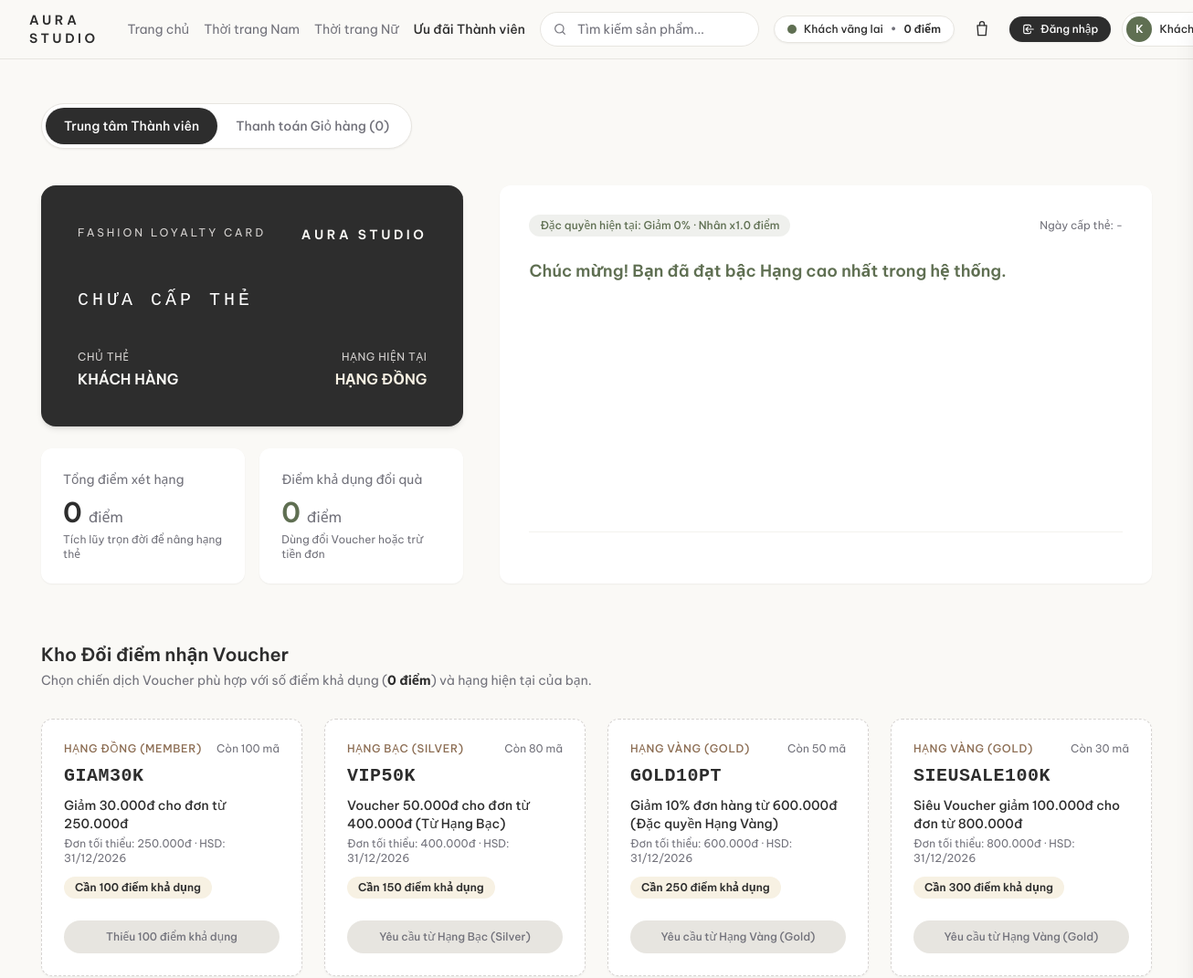
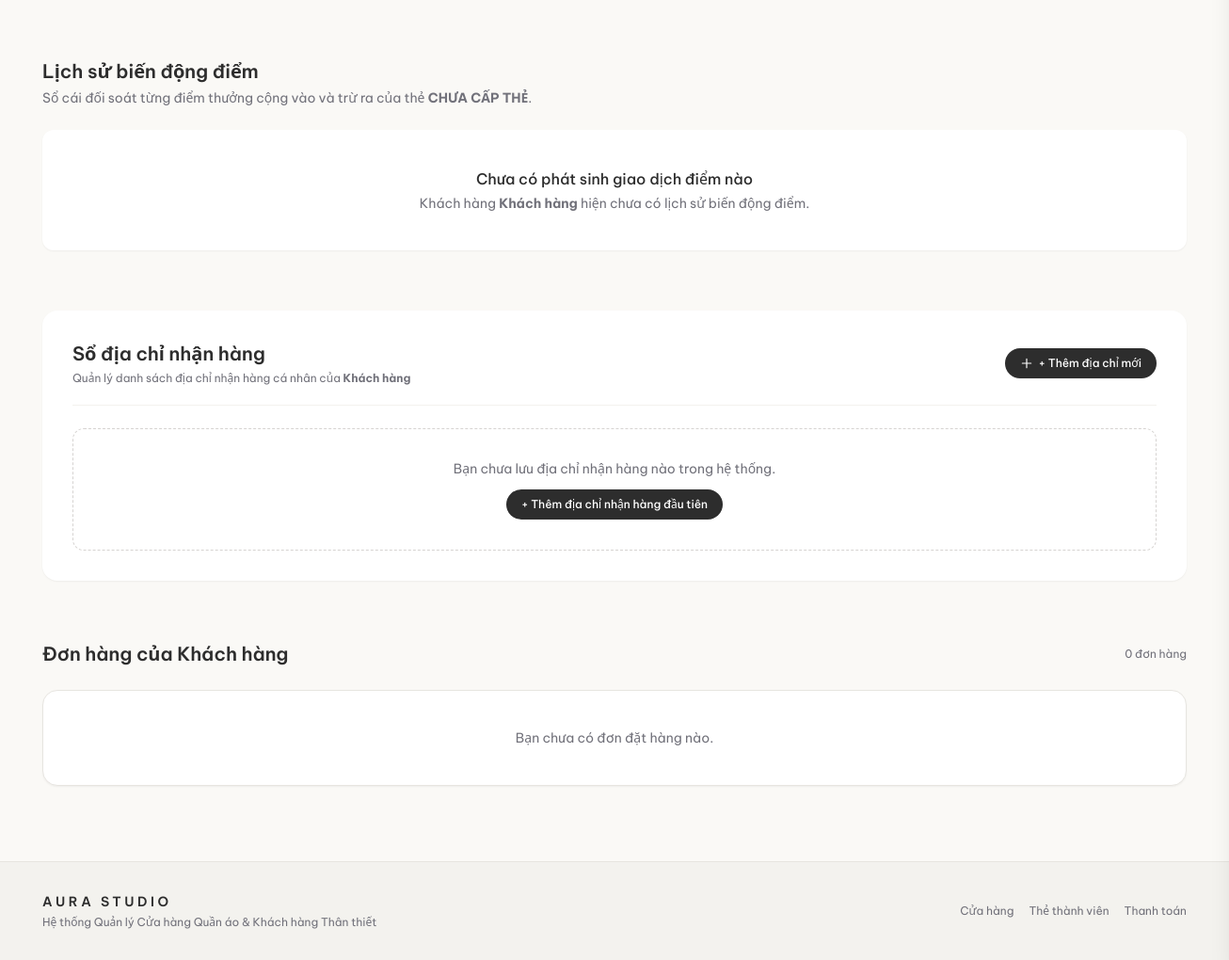
The app's page /index.php?page=loyalty with its own data (2 pictures, top to bottom).
### tables this page shows
CREATE TABLE pgg_phieu_giam_gia (
    ma_pgg INT AUTO_INCREMENT PRIMARY KEY,
    ma_code VARCHAR(30) NOT NULL UNIQUE,
    ten_pgg VARCHAR(150) NOT NULL,
    loai_giam ENUM('TIEN', 'PHAN_TRAM') NOT NULL DEFAULT 'TIEN',
    gia_tri_giam DECIMAL(12,2) NOT NULL,
    don_toi_thieu DECIMAL(12,2) NOT NULL DEFAULT 0,
    diem_can_doi INT NOT NULL DEFAULT 0,
    ma_hang_yeu_cau INT NOT NULL DEFAULT 1,
    so_luong INT NOT NULL DEFAULT 100,
    ngay_bd DATETIME NOT NULL,
    ngay_kt DATETIME NOT NULL,
    CONSTRAINT fk_pgg_hangtv FOREIGN KEY (ma_hang_yeu_cau) REFERENCES htv_hang_thanh_vien(ma_hang)
);

CREATE TABLE htv_hang_thanh_vien (
    ma_hang INT AUTO_INCREMENT PRIMARY KEY,
    ten_hang VARCHAR(50) NOT NULL,
    diem_toi_thieu INT NOT NULL DEFAULT 0,
    phan_tram_giam DECIMAL(5,2) NOT NULL DEFAULT 0.00,
    he_so_tich_diem DECIMAL(3,2) NOT NULL DEFAULT 1.00,
    mo_ta_uu_dai VARCHAR(255) DEFAULT NULL,
    mau_sac_the VARCHAR(20) DEFAULT '#CD7F32'
);

### store/pages/loyalty.php (the view, shortened to what the rows shown need)
<?php
$hoTen = $loyaltyProfile['ho_ten'] ?? 'Khách hàng';
$diemKhaDung = (int)($loyaltyProfile['diem_kha_dung'] ?? 0);
?>
<div id="loyaltyView" class="fade-up space-y-16">
  <section aria-labelledby="voucherTitle">
    <div class="flex flex-wrap items-end justify-between gap-4">
      <div>
        <h2 id="voucherTitle" class="text-xl font-semibold">Kho Đổi điểm nhận Voucher</h2>
      </div>
    </div>
    <div class="mt-8 grid gap-6 md:grid-cols-2 lg:grid-cols-4">
      <?php foreach ($voucherCatalog as $idx => $v): ?>
        <?php
          $owned = $v['owned_info'];
          $isOutOfStock = (int)$v['so_luong'] <= 0;
        ?>
        <article class="fade-up relative flex flex-col justify-between rounded-xl border border-dashed border-stone-300 bg-white p-6 shadow-sm <?= (!$v['is_tier_eligible'] || ($isOutOfStock && !$owned)) ? 'opacity-75' : '' ?>"
          style="--stagger: <?= $idx ?>">
          <div>
            <div class="flex items-center justify-between gap-2">
              <span class="text-xs font-medium uppercase tracking-wider text-accent"><?= htmlspecialchars($v['ten_hang_yeu_cau']) ?></span>
              <?php if ($isOutOfStock): ?>
                <span class="tabular-nums text-xs font-medium text-amber-700 bg-amber-50 px-2 py-0.5 rounded-full">Hết lượt đổi</span>
              <?php else: ?>
                <span class="tabular-nums text-xs text-muted">Còn <?= (int)$v['so_luong'] ?> mã</span>
              <?php endif; ?>
            </div>
            <p class="mt-2 font-mono text-xl font-semibold tracking-wide text-charcoal"><?= htmlspecialchars($v['ma_code']) ?></p>
            <p class="mt-2 text-sm font-medium text-charcoal"><?= htmlspecialchars($v['ten_pgg']) ?></p>
            <p class="tabular-nums mt-1 text-xs text-muted">
              Đơn tối thiểu: <?= formatVND($v['don_toi_thieu']) ?> &middot; HSD: <?= formatDateVN($v['ngay_kt']) ?>
            </p>
            <p class="tabular-nums mt-3 inline-block rounded-full bg-gold px-3 py-1 text-xs font-semibold text-charcoal">
              Cần <?= number_format((int)$v['diem_can_doi'], 0, ',', '.') ?> điểm khả dụng
            </p>
          </div>
          <div class="mt-6">
            <?php if ($owned): ?>
              <?php if ((int)$owned['trang_thai_su_dung'] === 1): ?>
                <button type="button" disabled class="w-full rounded-full bg-stone-200 px-4 py-2.5 text-xs font-medium text-muted cursor-not-allowed">
                  Đã sử dụng (<?= formatDateVN($owned['ngay_su_dung']) ?>)
                </button>
              <?php else: ?>
                <a href="index.php?page=checkout" class="tap-feedback block w-full rounded-full bg-olive px-4 py-2.5 text-center text-xs font-medium text-white hover:opacity-95">
                  Đã có trong Ví &rarr; Dùng ngay
                </a>
              <?php endif; ?>
            <?php elseif ($isOutOfStock): ?>
              <button type="button" disabled class="w-full rounded-full bg-stone-100 border border-stone-200 px-4 py-2.5 text-xs font-medium text-stone-500 cursor-not-allowed" title="Voucher này đã hết lượt hoặc đang tạm dừng đổi mới">
                Đã khóa / Hết lượt đổi
              </button>
            <?php elseif (!$v['is_tier_eligible']): ?>
              <button type="button" disabled class="w-full rounded-full bg-stone-200 px-4 py-2.5 text-xs font-medium text-muted cursor-not-allowed">
                Yêu cầu từ <?= htmlspecialchars($v['ten_hang_yeu_cau']) ?>
              </button>
            <?php elseif (!$v['is_points_eligible']): ?>
              <button type="button" disabled class="w-full rounded-full bg-stone-200 px-4 py-2.5 text-xs font-medium text-muted cursor-not-allowed">
                Thiếu <?= (int)$v['diem_can_doi'] - $diemKhaDung ?> điểm khả dụng
              </button>
            <?php endif; ?>
          </div>
        </article>
      <?php endforeach; ?>
    </div>
  </section>
  <section aria-labelledby="ledgerTitle">
    <div class="flex flex-wrap items-end justify-between gap-4">
      <div>
        <h2 id="ledgerTitle" class="text-xl font-semibold">Lịch sử biến động điểm</h2>
      </div>
    </div>
  </section>
  <section id="so-dia-chi" aria-labelledby="addressBookTitle" class="rounded-2xl bg-white p-6 sm:p-8 shadow-sm">
    <div class="flex flex-wrap items-center justify-between gap-4 border-b border-stone-100 pb-5">
      <div>
        <h2 id="addressBookTitle" class="text-xl font-semibold text-charcoal">
          Sổ địa chỉ nhận hàng
        </h2>
      </div>
    </div>
  </section>
  <section aria-labelledby="myOrdersTitle" class="w-full">
    <div class="flex items-center justify-between">
      <h2 id="myOrdersTitle" class="text-xl font-semibold text-charcoal">Đơn hàng của <?= htmlspecialchars($hoTen) ?></h2>
    </div>
  </section>
</div>

### records on screen
pgg_phieu_giam_gia: ma_hang_yeu_cau.ten_hang "HẠNG ĐỒNG (MEMBER)", so_luong "100", ma_code "GIAM30K", ten_pgg "Giảm 30.000đ cho đơn từ 250.000đ", don_toi_thieu "250.000đ", ngay_kt "31/12/2026", diem_can_doi "100", (int)$v['diem_can_doi']-$diemKhaDung "100"
pgg_phieu_giam_gia: $idx 1 (drawn), ma_hang_yeu_cau.ten_hang "HẠNG BẠC (SILVER)", so_luong "80", ma_code "VIP50K", ten_pgg "Voucher 50.000đ cho đơn từ 400.000đ (Từ Hạng Bạc)", don_toi_thieu "400.000đ", ngay_kt "31/12/2026", diem_can_doi "150", ma_hang_yeu_cau.ten_hang "Hạng Bạc (Silver)"
pgg_phieu_giam_gia: $idx 2 (drawn), ma_hang_yeu_cau.ten_hang "HẠNG VÀNG (GOLD)", so_luong "50", ma_code "GOLD10PT", ten_pgg "Giảm 10% đơn hàng từ 600.000đ (Đặc quyền Hạng Vàng)", don_toi_thieu "600.000đ", ngay_kt "31/12/2026", diem_can_doi "250", ma_hang_yeu_cau.ten_hang "Hạng Vàng (Gold)"
pgg_phieu_giam_gia: $idx 3 (drawn), ma_hang_yeu_cau.ten_hang "HẠNG VÀNG (GOLD)", so_luong "30", ma_code "SIEUSALE100K", ten_pgg "Siêu Voucher giảm 100.000đ cho đơn từ 800.000đ", don_toi_thieu "800.000đ", ngay_kt "31/12/2026", diem_can_doi "300", ma_hang_yeu_cau.ten_hang "Hạng Vàng (Gold)"

### other values on screen
$tierName "Khách vãng lai"
$availablePoints "0"
mb_substr($loyaltyProfile['ho_ten'] ?? 'K', 0, 1) "K"
$loyaltyProfile['ho_ten'] "Khách…"
$cartTotalCount "0"
$maSoThe "CHƯA CẤP THẺ"
$hoTen "KHÁCH HÀNG"
$tenHang "HẠNG ĐỒNG"
$tongDiemTichLuy "0"
$diemKhaDung "0"
$loyaltyProfile['phan_tram_giam'] "0"
$loyaltyProfile['he_so_tich_diem'] "1.0"
formatDateVN($loyaltyProfile['ngay_cap'] ?? null) "-"
$hoTen "Khách hàng"
count($customerOrders) "0"
